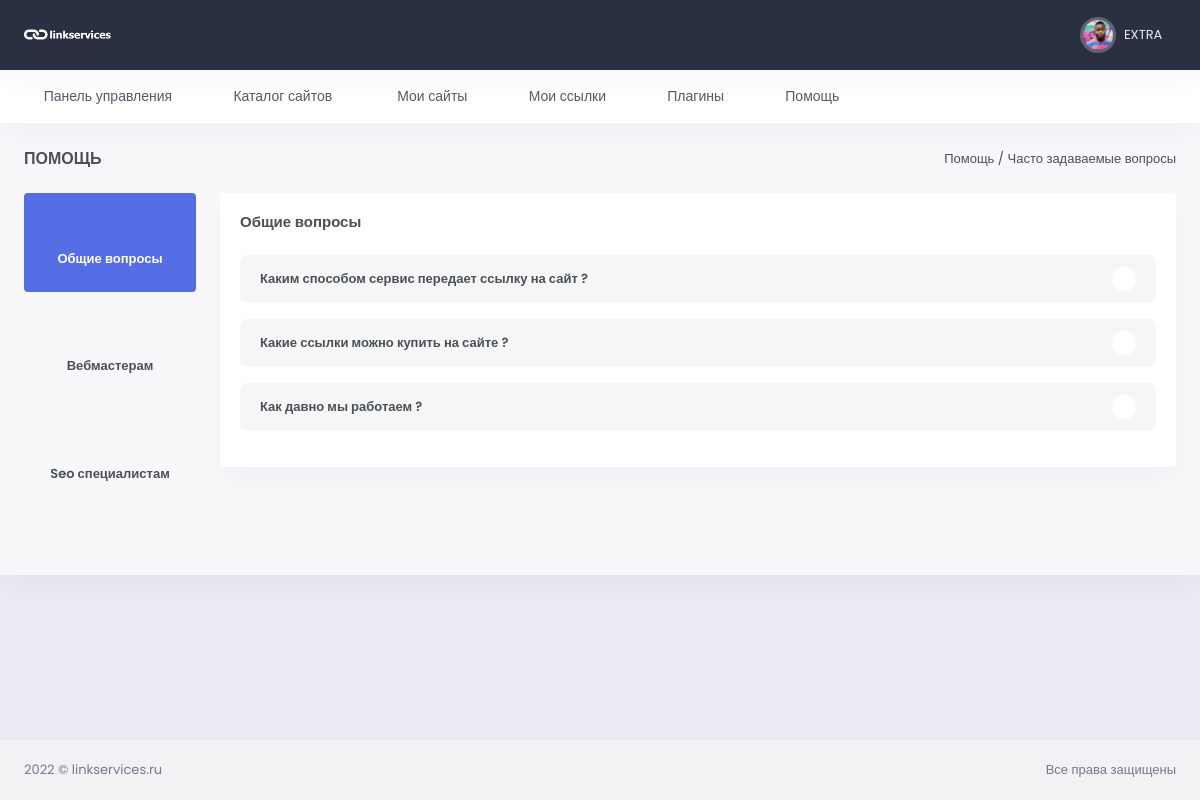
The app's page /help/ (signed in) with its own data.
### users/models.py (models this page shows, shortened)
class User(AbstractUser):
    email = models.EmailField(_("email address"), unique=True, )
    email_verify = models.BooleanField(default=False)
    USERNAME_FIELD = 'email'
    REQUIRED_FIELDS = ['username']
    class Meta:
        verbose_name = _("Пользователь")
        verbose_name_plural = _("Пользователи")
        ordering = ('-date_joined',)

class Profile(models.Model):
    user = models.OneToOneField(User, verbose_name="Пользователь",
                                related_name='profile', null=True, on_delete=models.CASCADE)
    chat_id = models.CharField(max_length=100, blank=True, null=True, verbose_name='Чат ID телеграмм')
    TOKEN = models.CharField(max_length=100, blank=True, null=True)
    wmz = models.CharField(max_length=200, blank=True, null=True, verbose_name='WMZ-кошелёк')
    ymoney = models.CharField(max_length=200, blank=True, null=True, verbose_name='ЮMoney-кошелёк')
    current_balance = models.PositiveIntegerField(default=0, blank=True, null=True, verbose_name="Текущий баланс")
    hold_balance = models.PositiveIntegerField(default=0, blank=True, null=True, verbose_name='На удержании')
    output_balance = models.PositiveIntegerField(default=0, blank=True, null=True, verbose_name='Ожидает вывода')
    name_telegram = models.CharField(blank=True, null=True, max_length=100, verbose_name='Телеграмм')
    avatar = models.ImageField(upload_to='avatar/%Y/%m/%d/', blank=True, null=True, verbose_name='Аватар')
    created = models.DateTimeField(auto_now_add=True, verbose_name='Создан')
    update = models.DateTimeField(auto_now=True, verbose_name='Обновлён')
    class Meta:
        verbose_name = 'Профиль пользователя'
        verbose_name_plural = 'Профили пользователей'

### main/models.py (models this page shows, shortened)
class Help(models.Model):
    GENERAL = 'Общие вопросы'
    WEBMASTER = 'Вебмастерам'
    SEO = 'Сео специалистам'
    CHOICES_CATEGORY = (
        (GENERAL, 'Общие вопросы'),
        (WEBMASTER, 'Вебмастерам'),
        (SEO, 'Сео специалистам')
    )
    title = models.CharField(max_length=255, verbose_name='Вопрос')
    text = models.TextField(verbose_name='Ответ на вопрос')
    category = models.CharField(max_length=50, choices=CHOICES_CATEGORY, verbose_name='Категория')
    main = models.BooleanField(default=False, verbose_name='Добавить на главную страницу')
    class Meta:
        verbose_name = 'Вопрос'
        verbose_name_plural = 'Вопросы'

### main/views.py (the view)
# urls.py: path('help/', HelpView.as_view(), name='help'),
class HelpView(LoginRequiredMixin, ListView):
    template_name = 'main/help.html'
    model = Help
    context_object_name = 'help'

### main/templates/main/help.html (shortened to what this page needs)
{% extends 'base.html' %}
{% load static %}
{% block content %}
<div id="layout-wrapper">
<div class="main-content" id="main-content">
    <div class="page-content">
        <div class="container-fluid">
            <div class="row">
                <div class="col-12">
                    <div class="page-title-box d-sm-flex align-items-center justify-content-between">
                        <h4 class="mb-sm-0 font-size-18">Помощь</h4>
                        <div>Помощь / Часто задаваемые вопросы</div>
                    </div>
                </div>
            </div>
        {% include 'inc/_help.html' %}
        </div>
    </div>
    <footer class="footer">
        <div class="container-fluid">
            <div class="row">
                <div class="col-sm-6">
                </div>
                <div class="col-sm-6">
                    <div class="text-sm-end d-none d-sm-block">
                    </div>
                </div>
            </div>
        </div>
    </footer>
</div>
</div>
{% endblock %}

### templates/inc/_header.html (shortened to what this page needs)
{% load static %}
<header id="page-topbar">
    <div class="navbar-header">
        <div class="d-flex">
            <div class="navbar-brand-box">
                <a href="{% url 'profile' pk=user.id %}" class="logo logo-light">
                    <span class="logo-lg">
                                    <img src="{% static '/images/logo-light.png' %}" alt="" height="19">
                                </span>
                </a>
            </div>
        </div>
        <div class="d-flex">
            <div class="dropdown d-none d-lg-inline-block ms-1">
                <button type="button" class="btn header-item noti-icon waves-effect"
                        data-bs-toggle="dropdown" aria-haspopup="true" aria-expanded="false">
                    <i class="bx bx-customize"></i>
                </button>
            </div>
            <div class="dropdown d-inline-block">
                <button type="button" class="btn header-item noti-icon waves-effect"
                        id="page-header-notifications-dropdown"
                        data-bs-toggle="dropdown" aria-haspopup="true" aria-expanded="false">
                    {% if user.profile.chat_id %}
                    <i class="bx bx-bell"></i>
                    {% else %}
                    <i class="bx bx-bell bx-tada"></i>
                    <span class="badge bg-danger rounded-pill">1</span>
                    {% endif %}
                </button>
            </div>
            <div class="dropdown d-inline-block">
                <button type="button" class="btn header-item waves-effect" id="page-header-user-dropdown"
                        data-bs-toggle="dropdown" aria-haspopup="true" aria-expanded="false">
                    <img class="rounded-circle header-profile-user"
                         src="{% if user.profile.avatar %}{{ user.profile.avatar.url }}{% else %}{% static '/images/favicon.ico' %}{% endif %}"
                     alt="Header Avatar">
                    <span class="d-none d-xl-inline-block ms-1" key="t-henry">{{ user.username }}</span>
                    <i class="mdi mdi-chevron-down d-none d-xl-inline-block"></i>
                </button>
            </div>
        </div>
    </div>
</header>
<div class="topnav">
    <div class="container-fluid">
        <nav class="navbar navbar-light navbar-expand-lg topnav-menu">
            <div class="collapse navbar-collapse" id="topnav-menu-content">
                <ul class="navbar-nav">
                    <li class="nav-item dropdown">
                        <a class="nav-link dropdown-toggle arrow-none" href="{% url 'profile' pk=user.id %}" id="topnav-dashboard"
                           role="button">
                            <i class="bx bx-home-circle me-2"></i><span key="t-dashboards">Панель управления</span>
                        </a>
                    </li>
                    <li class="nav-item dropdown">
                        <a class="nav-link dropdown-toggle arrow-none" href="{% url 'catalog' %}" id="topnav-dashboard"
                           role="button">
                            <i class="bx bx-home-circle me-2"></i><span key="t-dashboards">Каталог сайтов</span>
                        </a>
                    </li>
                    <li class="nav-item dropdown">
                        <a class="nav-link dropdown-toggle arrow-none" href="{% url 'my-sites' %}" id="topnav-uielement"
                           role="button">
                            <i class="bx bx-tone me-2"></i>
                            <span key="t-ui-elements">Мои сайты</span>
                        </a>
                    </li>
                    <li class="nav-item dropdown">
                        <a class="nav-link dropdown-toggle arrow-none" href="{% url 'my-links' %}" id="topnav-pages"
                           role="button">
                            <i class="bx bx-customize me-2"></i><span key="t-apps">Мои ссылки</span>
                        </a>
                    </li>
                    <li class="nav-item dropdown">
                        <a class="nav-link dropdown-toggle arrow-none" href="{% url 'plugins' %}" id="topnav-components"
                           role="button">
                            <i class="bx bx-collection me-2"></i><span key="t-components">Плагины</span>
                        </a>
                    </li>
                    <li class="nav-item dropdown">
                        <a class="nav-link dropdown-toggle arrow-none" href="{% url 'help' %}" id="topnav-more"
                           role="button">
                            <i class="bx bx-file me-2"></i><span key="t-extra-pages">Помощь</span>
                        </a>
                    </li>
                </ul>
            </div>
        </nav>
    </div>
</div>

### templates/inc/_help.html (shortened to what this page needs)
 <div class="row">
    <div class="col-lg-12">
        <div class="vertical-nav">
            <div class="row">
                <div class="col-lg-2 col-sm-4">
                    <div class="nav flex-column nav-pills" role="tablist">
                        <a class="nav-link active" id="v-pills-gen-ques-tab" data-bs-toggle="pill"
                           href="#v-pills-gen-ques" role="tab">
                            <i class="bx bx-help-circle nav-icon d-block mb-2"></i>
                            <p class="fw-bold mb-0">Общие вопросы</p>
                        </a>
                        <a class="nav-link" id="v-pills-token-sale-tab" data-bs-toggle="pill"
                           href="#v-pills-token-sale" role="tab">
                            <i class="bx bx-receipt nav-icon d-block mb-2"></i>
                            <p class="fw-bold mb-0">Вебмастерам</p>
                        </a>
                        <a class="nav-link" id="v-pills-roadmap-tab" data-bs-toggle="pill"
                           href="#v-pills-roadmap" role="tab">
                            <i class="bx bx-timer d-block nav-icon mb-2"></i>
                            <p class="fw-bold mb-0">Seo специалистам</p>
                        </a>
                    </div>
                </div>
                <div class="col-lg-10 col-sm-8">
                    <div class="card">
                        <div class="card-body">
                            <div class="tab-content">
                                <div class="tab-pane fade show active" id="v-pills-gen-ques"
                                     role="tabpanel">
                                    <h4 class="card-title mb-4">Общие вопросы</h4>
                                    <div>
                                        <div id="gen-ques-accordion" class="accordion custom-accordion">
                                            {% for general in help %}
                                            {% if general.category == 'Общие вопросы' %}
                                            <div class="mb-3">
                                                <a href="#general-collapseOne" class="accordion-list collapsed"
                                                   data-bs-toggle="collapse" aria-expanded="false"
                                                   aria-controls="general-collapseOne">
                                                    <div>{{ general.title }}
                                                    </div>
                                                    <i class="mdi mdi-minus accor-plus-icon"></i>
                                                </a>
                                            </div>
                                            {% endif %}
                                            {% endfor %}
                                        </div>
                                    </div>
                                </div>
                            </div>
                        </div>
                    </div>
                </div>
            </div>
        </div>
    </div>
</div>

### records on screen
User: avatar (picture), username "EXTRA"
Help: title "Каким способом сервис передает ссылку на сайт ?"
Help: title "Какие ссылки можно купить на сайте ?"
Help: title "Как давно мы работаем ?"
